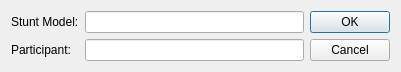
<?xml version="1.0" encoding="UTF-8"?>
<ui version="4.0">
 <class>Dialog</class>
 <widget class="QDialog" name="Dialog">
  <property name="geometry">
   <rect>
    <x>0</x>
    <y>0</y>
    <width>401</width>
    <height>70</height>
   </rect>
  </property>
  <property name="windowTitle">
   <string>Edit Cutscene Model</string>
  </property>
  <layout class="QHBoxLayout" name="horizontalLayout">
   <item>
    <layout class="QFormLayout" name="formLayout">
     <item row="0" column="0">
      <widget class="QLabel" name="label">
       <property name="text">
        <string>Stunt Model:</string>
       </property>
      </widget>
     </item>
     <item row="1" column="0">
      <widget class="QLabel" name="label_2">
       <property name="text">
        <string>Participant:</string>
       </property>
      </widget>
     </item>
     <item row="1" column="1">
      <widget class="QLineEdit" name="participantEdit"/>
     </item>
     <item row="0" column="1">
      <widget class="QLineEdit" name="stuntEdit"/>
     </item>
    </layout>
   </item>
   <item>
    <widget class="QDialogButtonBox" name="buttonBox">
     <property name="orientation">
      <enum>Qt::Vertical</enum>
     </property>
     <property name="standardButtons">
      <set>QDialogButtonBox::Cancel|QDialogButtonBox::Ok</set>
     </property>
    </widget>
   </item>
  </layout>
 </widget>
 <resources/>
 <connections>
  <connection>
   <sender>buttonBox</sender>
   <signal>accepted()</signal>
   <receiver>Dialog</receiver>
   <slot>accept()</slot>
   <hints>
    <hint type="sourcelabel">
     <x>248</x>
     <y>254</y>
    </hint>
    <hint type="destinationlabel">
     <x>157</x>
     <y>274</y>
    </hint>
   </hints>
  </connection>
  <connection>
   <sender>buttonBox</sender>
   <signal>rejected()</signal>
   <receiver>Dialog</receiver>
   <slot>reject()</slot>
   <hints>
    <hint type="sourcelabel">
     <x>316</x>
     <y>260</y>
    </hint>
    <hint type="destinationlabel">
     <x>286</x>
     <y>274</y>
    </hint>
   </hints>
  </connection>
 </connections>
</ui>
